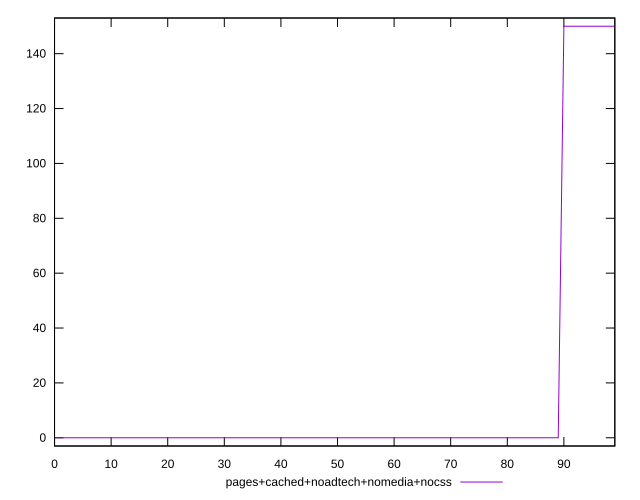

Write gnuplot code to recreate this figure.
reset

$pagesCachedNoadtechNomediaNocss <<EOF
0 0
1 0
2 0
3 0
4 0
5 0
6 0
7 0
8 0
9 0
10 0
11 0
12 0
13 0
14 0
15 0
16 0
17 0
18 0
19 0
20 0
21 0
22 0
23 0
24 0
25 0
26 0
27 0
28 0
29 0
30 0
31 0
32 0
33 0
34 0
35 0
36 0
37 0
38 0
39 0
40 0
41 0
42 0
43 0
44 0
45 0
46 0
47 0
48 0
49 0
50 0
51 0
52 0
53 0
54 0
55 0
56 0
57 0
58 0
59 0
60 0
61 0
62 0
63 0
64 0
65 0
66 0
67 0
68 0
69 0
70 0
71 0
72 0
73 0
74 0
75 0
76 0
77 0
78 0
79 0
80 0
81 0
82 0
83 0
84 0
85 0
86 0
87 0
88 0
89 0
90 150
91 150
92 150
93 150
94 150
95 150
96 150
97 150
98 150
99 150
EOF

set key outside below
set xrange [0:99]
set yrange [-3:153]
set trange [-3:153]
set terminal svg size 640, 500 enhanced background rgb 'white'
set output "report_00019_2021-02-10T18-14-37.922Z//uses-http2/comparison/sorted/4_vs_5.svg"

plot $pagesCachedNoadtechNomediaNocss title "pages+cached+noadtech+nomedia+nocss" with line

reset
